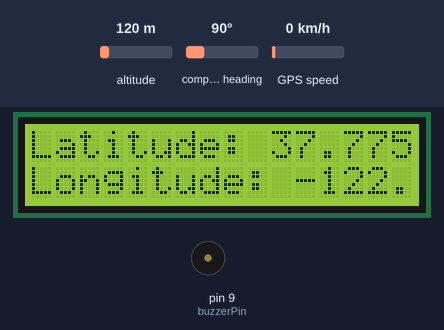
Simulated run of this sketch. Board: Arduino Uno, built with avr-gcc and run on an emulated ATmega328P. Shown: 16×2 character LCD, buzzer (waves = sounding, pin HIGH). The inputs (shaded band) are chosen by the test bench; at power-on: altitude 120 m, compass heading 90°, GPS speed 0 km/h. The GPS gets a fix after 3 s at 37.7749, -122.4194 with 8 satellites; the modem accepts every AT command (registered, SIM ready, sends succeed) and sends nothing else; what the sketch prints to the serial monitor is not drawn.

Above: at 3.2 s.
At 26.3 s:
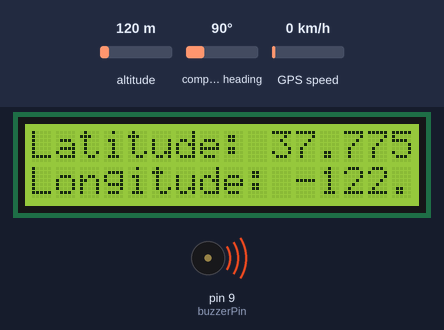
Timing chart, 0 to 27.8 s (numbered marks = the images above):
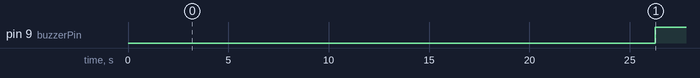

The sketch:

code.ino
```cpp
#include <TinyGPS++.h>
#include <SoftwareSerial.h>
#include <LiquidCrystal_I2C.h>

// GPS setup
static const int RXPin = 4, TXPin = 3;
static const uint32_t GPSBaud = 9600;
TinyGPSPlus gps;
SoftwareSerial ss(RXPin, TXPin);

// I2C LCD setup
LiquidCrystal_I2C lcd(0x27, 16, 2);

// GSM setup
static const int GSM_RXPin = 7, GSM_TXPin = 8;
SoftwareSerial gsm(GSM_RXPin, GSM_TXPin);

// Buzzer setup
const int buzzerPin = 9;

void setup(){
  Serial.begin(9600);
  ss.begin(GPSBaud);
  gsm.begin(9600);

  lcd.clear();
  lcd.init(); // initialize the lcd
  lcd.backlight();

  pinMode(buzzerPin, OUTPUT);
  digitalWrite(buzzerPin, LOW);
}

void loop(){
  while (ss.available() > 0){
    gps.encode(ss.read());
    if (gps.location.isUpdated()){
      float latitude = gps.location.lat();
      float longitude = gps.location.lng();

      // Display on Serial
      Serial.print("Latitude= ");
      Serial.print(latitude, 6);
      Serial.print(" Longitude= ");
      Serial.println(longitude, 6);

      // Display on LCD
      lcd.clear();
      lcd.setCursor(0, 0);
      lcd.print("Latitude: ");
      lcd.print(latitude, 3);
      lcd.setCursor(0, 1);
      lcd.print("Longitude: ");
      lcd.print(longitude, 3);

      // Send location via GSM
      sendLocation(latitude, longitude);

      // Activate the buzzer
      digitalWrite(buzzerPin, HIGH);
      delay(2000);

      // Check for message acknowledgment
      if (checkMessages()) {
        digitalWrite(buzzerPin, LOW);
      } else {
        delay(7200000); // 2 hours delay if no acknowledgment
      }
    }
  }
}

void sendLocation(float latitude, float longitude) {
  gsm.print("AT+CMGF=1\r"); // Set SMS to text mode
  delay(1000);

  // Send to first phone number
  gsm.print("AT+CMGS=\"+1234567890\"\r"); // Replace with actual phone number
  delay(1000);
  gsm.print("Location: Lat=");
  gsm.print(latitude, 6);
  gsm.print(", Lng=");
  gsm.print(longitude, 6);
  gsm.write(26); // ASCII code for CTRL+Z to send SMS
  delay(10000);

  // Send to second phone number
  gsm.print("AT+CMGS=\"+0987654321\"\r"); // Replace with actual phone number
  delay(1000);
  gsm.print("Location: Lat=");
  gsm.print(latitude, 6);
  gsm.print(", Lng=");
  gsm.print(longitude, 6);
  gsm.write(26); // ASCII code for CTRL+Z to send SMS
  delay(10000);
}

bool checkMessages() {
  gsm.print("AT+CMGL=\"ALL\"\r"); // List all messages
  delay(1000);
  while (gsm.available()) {
    String message = gsm.readString();
    if (message.indexOf("READ") != -1) {
      return true; // If any message has been read
    }
  }
  return false;
}
```

Measured:
- by itself, pin 9 (buzzerPin): LOW → HIGH at 26.3 s
